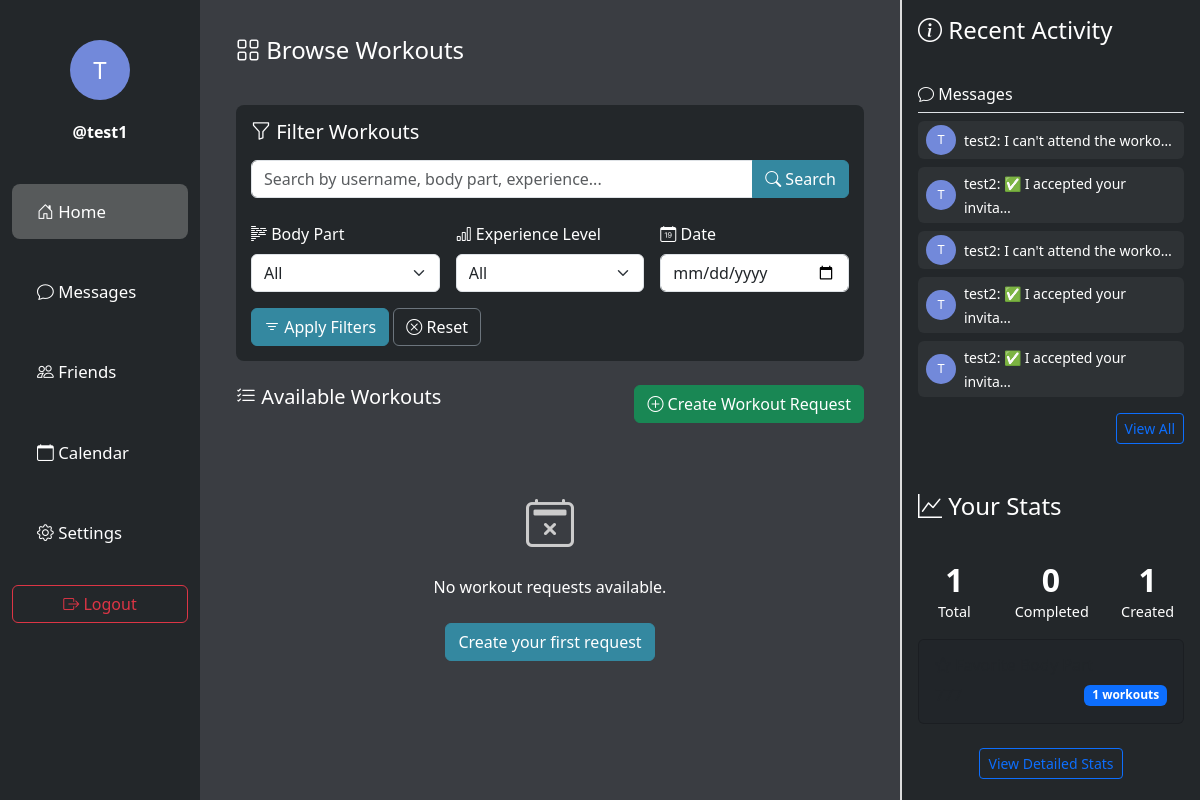
Before: / (signed in) with the older database file.
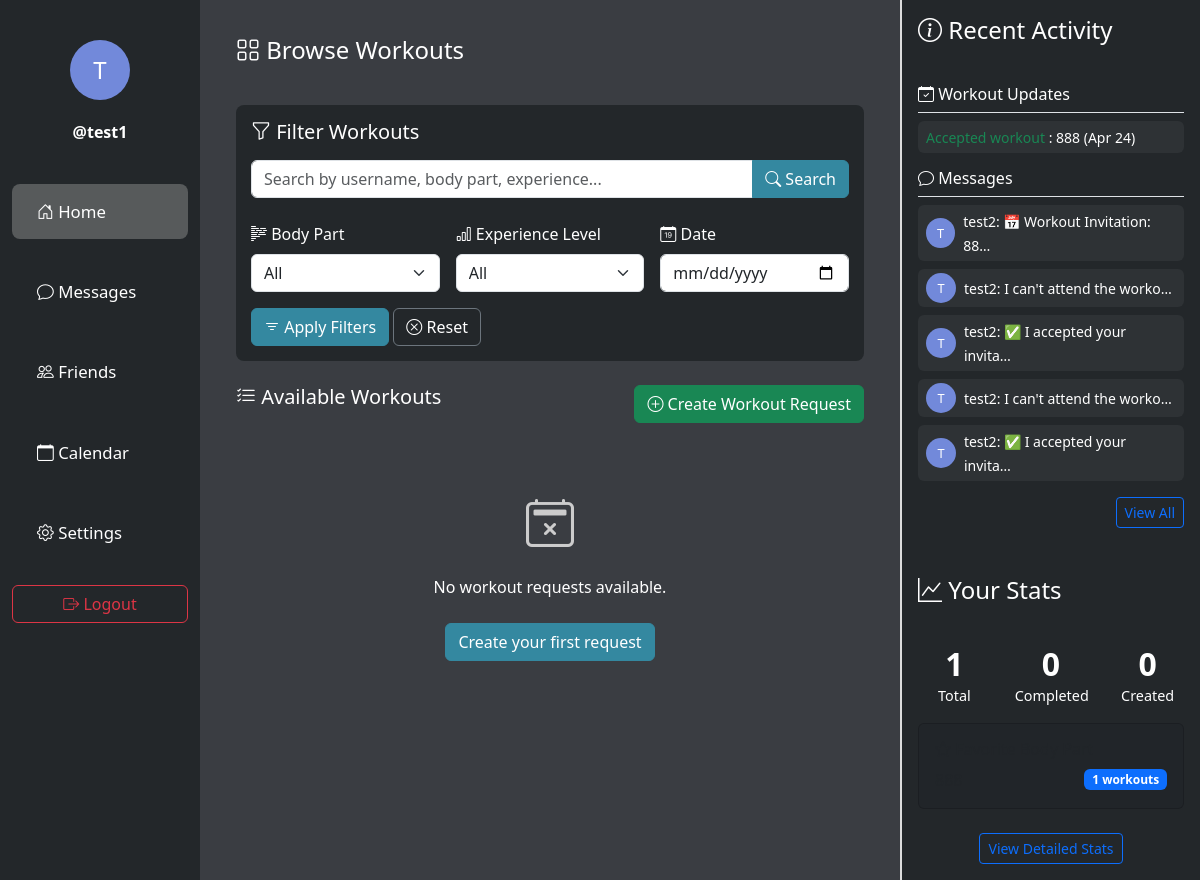
After: the same page with the newer database file.
### main/models.py (models this page shows, shortened)
class Message(models.Model):
    sender = models.ForeignKey(settings.AUTH_USER_MODEL, related_name='sent_messages', on_delete=models.CASCADE)
    receiver = models.ForeignKey(settings.AUTH_USER_MODEL, related_name='received_messages', on_delete=models.CASCADE)
    content = models.TextField()
    created_at = models.DateTimeField(auto_now_add=True)
    is_read = models.BooleanField(default=False)
    class Meta:
        ordering = ['-created_at']

class User(AbstractUser):
    name = models.CharField(max_length=200, null=True)
    email = models.EmailField(unique=True, null=True)
    bio = models.TextField(null=True)
    avatar = models.ImageField(null=True, default="avatar.svg")
    profile_picture = models.ImageField(upload_to='profile_images/', null=True, blank=True)
    groups = models.ManyToManyField(
        'auth.Group',
        related_name='main_user_set',
        blank=True,
        help_text='The groups this user belongs to.',
        verbose_name='groups',
    )
    user_permissions = models.ManyToManyField(
        'auth.Permission',
        related_name='main_user_set',
        blank=True,
        help_text='Specific permissions for this user.',
        verbose_name='user permissions',
    )
    USERNAME_FIELD = 'email'
    REQUIRED_FIELDS = ['username']  # Username is required for AbstractUser
    class Meta:
        app_label = 'main'
        db_table = 'main_user'

class WorkoutInvitation(models.Model):
    STATUS_CHOICES = [
        ('pending', 'Pending'),
        ('accepted', 'Accepted'),
        ('declined', 'Declined'),
        ('cancelled', 'Cancelled'),
        ('completed', 'Completed'),
        ('missed', 'Missed'),
    ]
    workout_request = models.ForeignKey(WorkoutRequest, on_delete=models.CASCADE, related_name='workout_invitations')
    sender = models.ForeignKey(settings.AUTH_USER_MODEL, related_name='sent_workout_invitations', on_delete=models.CASCADE)
    receiver = models.ForeignKey(settings.AUTH_USER_MODEL, related_name='received_workout_invitations', on_delete=models.CASCADE)
    message = models.ForeignKey(Message, on_delete=models.CASCADE, related_name='workout_invitation', null=True, blank=True)
    status = models.CharField(max_length=20, choices=STATUS_CHOICES, default='pending')
    created_at = models.DateTimeField(auto_now_add=True)
    updated_at = models.DateTimeField(auto_now=True)
    class Meta:
        ordering = ['-created_at']

class WorkoutRequest(models.Model):
    user = models.ForeignKey(settings.AUTH_USER_MODEL, on_delete=models.CASCADE, related_name="workout_requests")
    date = models.DateField()
    time = models.TimeField()
    body_part = models.CharField(max_length=100)
    experience_level = models.CharField(max_length=50, choices=[('Beginner', 'Beginner'), ('Intermediate', 'Intermediate'), ('Advanced', 'Advanced')])
    max_participants = models.PositiveIntegerField(default=2, validators=[MinValueValidator(2)])
    current_participants = models.IntegerField(default=1)
    is_full = models.BooleanField(default=False)
    is_past = models.BooleanField(default=False)
    created_at = models.DateTimeField(auto_now_add=True)
    updating_participants = models.BooleanField(default=False)

### main/views.py (the view)
# urls.py: path('', views.index, name='index'),
def index(request):
    if request.user.is_authenticated:
        workout_requests = WorkoutRequest.objects.filter(date__gte=timezone.now().date(), is_past=False, is_full=False).order_by('date', 'time')
        created_workouts = WorkoutRequest.objects.filter(user=request.user).count()
        participated_workouts = WorkoutInvitation.objects.filter(receiver=request.user, status__in=['accepted', 'completed']).count()
        total_workouts = created_workouts + participated_workouts
        completed_workouts = WorkoutInvitation.objects.filter(receiver=request.user, status='completed').count()
        completed_workouts += WorkoutRequest.objects.filter(user=request.user, is_past=True).count()
        recent_messages = Message.objects.filter(receiver=request.user).order_by('-created_at')[:5]
        recent_invitations = WorkoutInvitation.objects.filter(receiver=request.user).order_by('-created_at')[:5]
        friend_requests = FriendRequest.objects.filter(to_user=request.user)
        body_part_count = {}
        user_workouts = WorkoutRequest.objects.filter(user=request.user)
        user_invitations = WorkoutInvitation.objects.filter(receiver=request.user, status__in=['accepted', 'completed'])
        for workout in user_workouts:
            body_part = workout.body_part
            if body_part in body_part_count:
                body_part_count[body_part] += 1
            else:
                body_part_count[body_part] = 1
        for invite in user_invitations:
            body_part = invite.workout_request.body_part
            if body_part in body_part_count:
                body_part_count[body_part] += 1
            else:
                body_part_count[body_part] = 1
        favorite_body_part = None
        if body_part_count:
            favorite_body_part = max(body_part_count.items(), key=lambda x: x[1])
        context = {
            'workout_requests': workout_requests,
            'total_workouts': total_workouts,
            'created_workouts': created_workouts,
            'completed_workouts': completed_workouts,
            'favorite_body_part': favorite_body_part,
            'recent_messages': recent_messages,
            'recent_invitations': recent_invitations,
            'friend_requests': friend_requests,
        }
    else:
        workout_requests = WorkoutRequest.objects.filter(date__gte=timezone.now().date(), is_past=False, is_full=False).order_by('date', 'time')
        context = {
            'workout_requests': workout_requests,
        }
    return render(request, 'index.html', context)

### templates/index.html (shortened to what the changed rows need)
<!DOCTYPE html>
<html lang="en">
<head>
    <link href="https://cdn.jsdelivr.net/npm/bootstrap@5.3.0/dist/css/bootstrap.min.css" rel="stylesheet">
    <link rel="stylesheet" href="https://cdn.jsdelivr.net/npm/bootstrap-icons@1.10.0/font/bootstrap-icons.css">
</head>
<body>
    <div class="container-fluid">
        <div class="row">
            <div class="col-3 right-column">
                <div class="right-top">
                    <div class="p-3">
                        {% if user.is_authenticated %}
                            {% if recent_messages or recent_invitations or friend_requests %}
                                {% if recent_invitations %}
                                    <div class="mb-3">
                                        <h6 class="border-bottom pb-2"><i class="bi bi-calendar-check"></i> Workout Updates</h6>
                                        {% for invite in recent_invitations %}
                                            <div class="d-flex align-items-center mb-2 px-2 py-1 rounded" style="background-color: rgba(255,255,255,0.05);">
                                                <div class="flex-grow-1">
                                                    <small>
                                                        {% if invite.status == 'pending' %}
                                                            <span class="text-info">New invitation</span>
                                                        {% elif invite.status == 'accepted' %}
                                                            <span class="text-success">Accepted workout</span>
                                                        {% elif invite.status == 'declined' %}
                                                            <span class="text-danger">Declined workout</span>
                                                        {% elif invite.status == 'cancelled' %}
                                                            <span class="text-warning">Cancelled workout</span>
                                                        {% endif %}
                                                        : {{ invite.workout_request.body_part }} ({{ invite.workout_request.date|date:"M d" }})
                                                    </small>
                                                </div>
                                            </div>
                                        {% endfor %}
                                    </div>
                                {% endif %}
                                {% if recent_messages %}
                                    <div class="mb-3">
                                        {% for message in recent_messages %}
                                            <div class="d-flex align-items-center mb-2 px-2 py-1 rounded" style="background-color: rgba(255,255,255,0.05);">
                                                {% if message.sender.profile_picture %}
                                                    <img src="{{ message.sender.profile_picture.url }}" class="rounded-circle me-2" style="width: 30px; height: 30px; object-fit: cover;">
                                                {% else %}
                                                    <div class="profile-circle me-2" style="width: 30px; height: 30px; font-size: 0.8rem;">
                                                        {{ message.sender.username.0|upper }}
                                                    </div>
                                                {% endif %}
                                                <div class="flex-grow-1">
                                                    <small>{{ message.sender.username }}: {{ message.content|truncatechars:25 }}</small>
                                                </div>
                                            </div>
                                        {% endfor %}
                                    </div>
                                {% endif %}
                            {% else %}
                                <p class="text-muted small">No recent activity to display.</p>
                            {% endif %}
                        {% else %}
                            <p class="text-muted small">Sign in to see your recent activity.</p>
                        {% endif %}
                    </div>
                </div>
                <div class="right-bottom">
                    <div class="p-3">
                        {% if user.is_authenticated %}
                            {% if total_workouts > 0 %}
                                <div class="row mb-3">
                                    <div class="col-4 text-center">
                                        <h2 class="mb-0">{{ total_workouts }}</h2>
                                        <small class="white">Total</small>
                                    </div>
                                    <div class="col-4 text-center">
                                        <h2 class="mb-0">{{ completed_workouts }}</h2>
                                        <small class="white">Completed</small>
                                    </div>
                                    <div class="col-4 text-center">
                                        <h2 class="mb-0">{{ created_workouts }}</h2>
                                        <small class="white">Created</small>
                                    </div>
                                </div>
                                {% if favorite_body_part %}
                                <div class="card bg-dark mb-3">
                                    <div class="card-body">
                                        <h6 class="card-title"><i class="bi bi-star"></i> Favorite Body Part</h6>
                                        <div class="d-flex justify-content-between align-items-center">
                                            <span>{{ favorite_body_part.0 }}</span>
                                            <span class="badge bg-primary">{{ favorite_body_part.1 }} workouts</span>
                                        </div>
                                    </div>
                                </div>
                                {% endif %}
                                <div class="text-center mt-4">
                                    <a href="{% url 'workout_stats' %}" class="btn btn-sm btn-outline-primary">View Detailed Stats</a>
                                </div>
                            {% else %}
                                <div class="text-center py-3">
                                    <i class="bi bi-activity" style="font-size: 2rem; color: #666;"></i>
                                    <p class="mt-2 text-muted small">No workout data yet. Join or create workouts to see your stats!</p>
                                </div>
                            {% endif %}
                        {% else %}
                            <p class="text-muted small">Sign in to see your workout statistics.</p>
                        {% endif %}
                    </div>
                </div>
            </div>
        </div>
    </div>
</body>
</html>

Changed rows visible on the page:
no longer on this page (row unchanged): Message: sender.username.0 "T", sender.username "test2", content "✅ I accepted your invita…"
added WorkoutInvitation: status "Accepted workout", workout_request.body_part "888", workout_request "Apr 24"
added Message: sender.username.0 "T", sender.username "test2", content "📅 Workout Invitation: 88…"
Other visible differences:
{{ created_workouts }}: "1" → "0"
text now shown: "Workout Updates"
